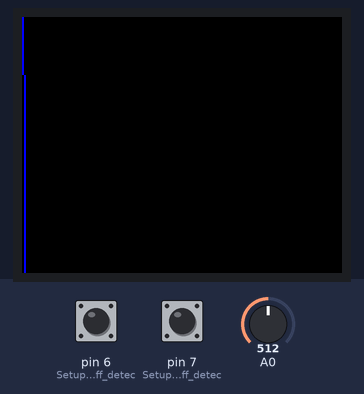
Bench run of a sketch on a simulated Arduino Uno, built with avr-gcc and run on an emulated ATmega328P. Parts: 160×128 colour display. Inputs (shaded band) come from the test bench; at power-on: A0 = 512, pin 6 (Setup_for_leads_off_detec) LOW, pin 7 (Setup_for_leads_off_detec) LOW. What the sketch prints to the serial monitor is not drawn.

Above: at 1.2 s.
1.3 s: A0 set to 306
At 1.45 s:
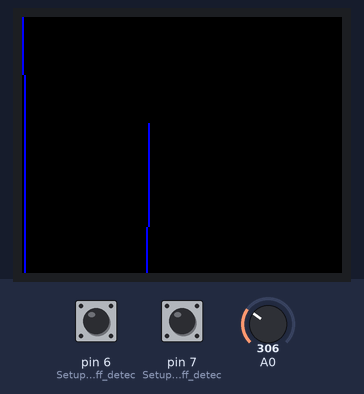
3.7 s: A0 set to 150
At 4.1 s:
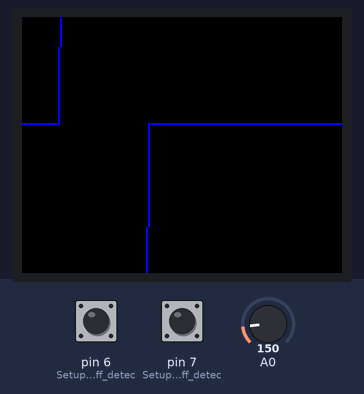
5.9 s: A0 set to 511
At 8.4 s:
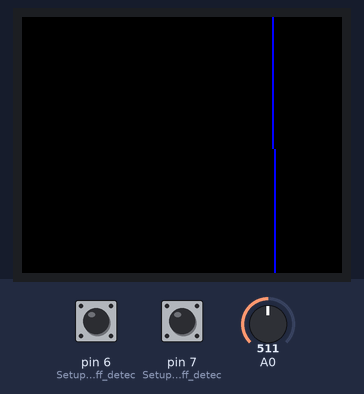
Timing chart, 0 to 9.9 s (numbered marks = the images above; inputs shaded):
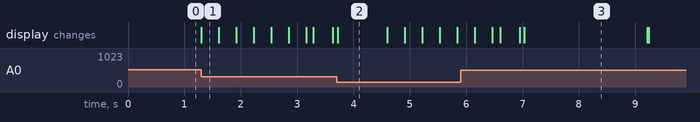

Measured:
- what the display in image 2 shows lasts 0.9 s, from 3.7 s to 4.6 s

The sketch:

AD8232_to_LCD.ino
```cpp
// AD8232 to 1.8 SPI LCD
// 5/5/2021 by Bob Davis

#include <Wire.h>
#include "MAX30105.h"
#include <TFT.h>  // Arduino LCD library
#include <SPI.h>
// TFT LCD pin definition for the Uno
#define cs   10
#define dc   9
#define rst  8
TFT TFTscreen = TFT(cs, dc, rst);
int xpos;
int lanalog;
int manalog;

void setup() {
  // initialize the serial communication:
  Serial.begin(9600);
  pinMode(6, INPUT); // Setup for leads off detection LO +
  pinMode(7, INPUT); // Setup for leads off detection LO -
  TFTscreen.begin();
  TFTscreen.background(00, 00, 00);
}

void loop() {
  if((digitalRead(6) == 1)||(digitalRead(7) == 1)){
  Serial.println('!');
  }
  else{
  // send the value of analog input 0:
  lanalog=analogRead(A0);
  Serial.println(lanalog);
  }
  xpos=xpos+1;
  if (xpos>160) {
    xpos=0;
  }
  TFTscreen.stroke(0,0,0);   // Black
  TFTscreen.line(xpos,0,xpos,128);  // Clear ahead
  TFTscreen.stroke(00,00,250);  // Red
  TFTscreen.line(xpos-1,(manalog/2)-100,xpos,(lanalog/2)-100);
  manalog=lanalog;
  //Wait for a bit to keep serial data from saturating
  delay(20);
}
```
